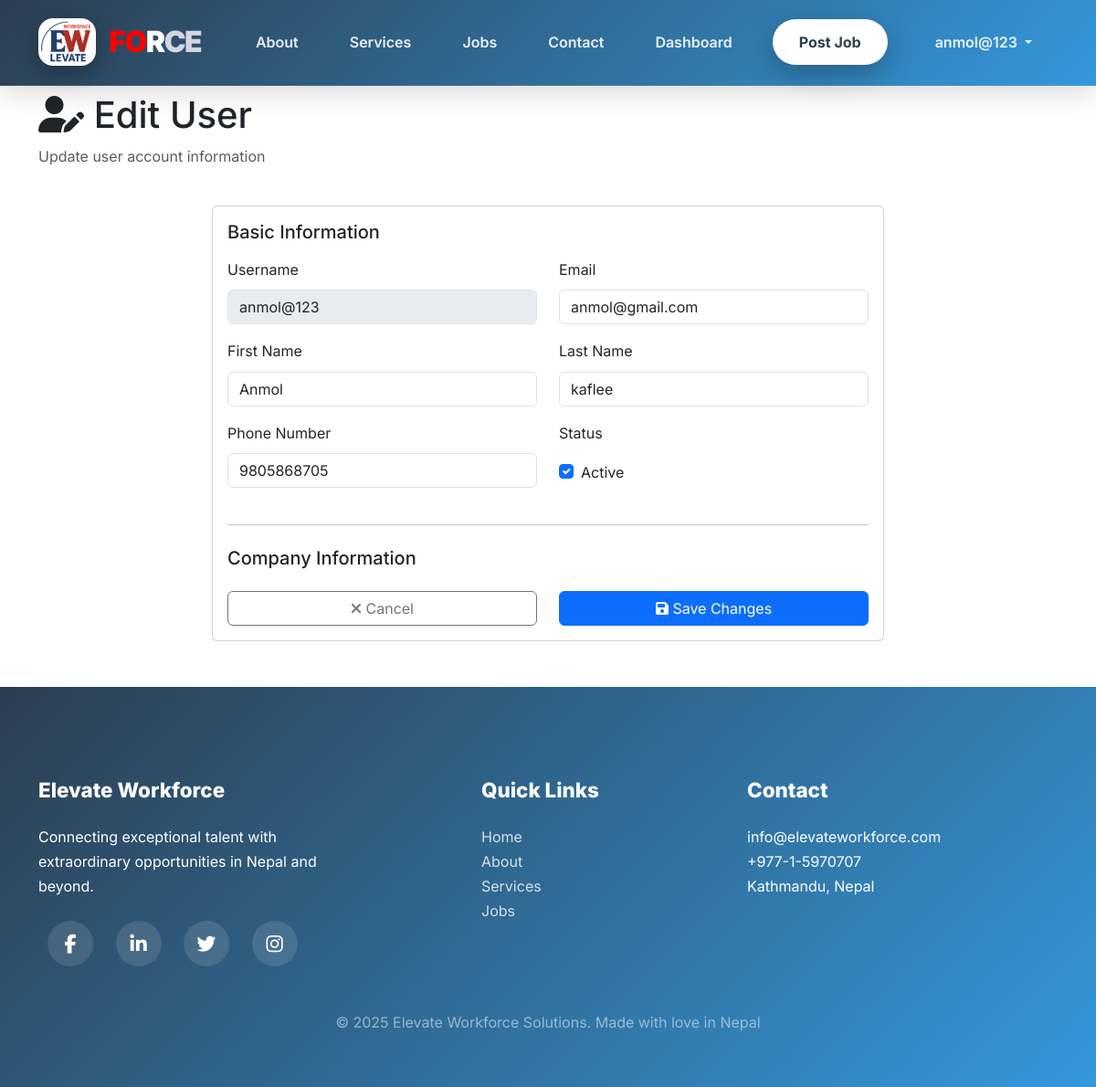
The app's page /accounts/admin/users/4/edit/ (signed in), older data.
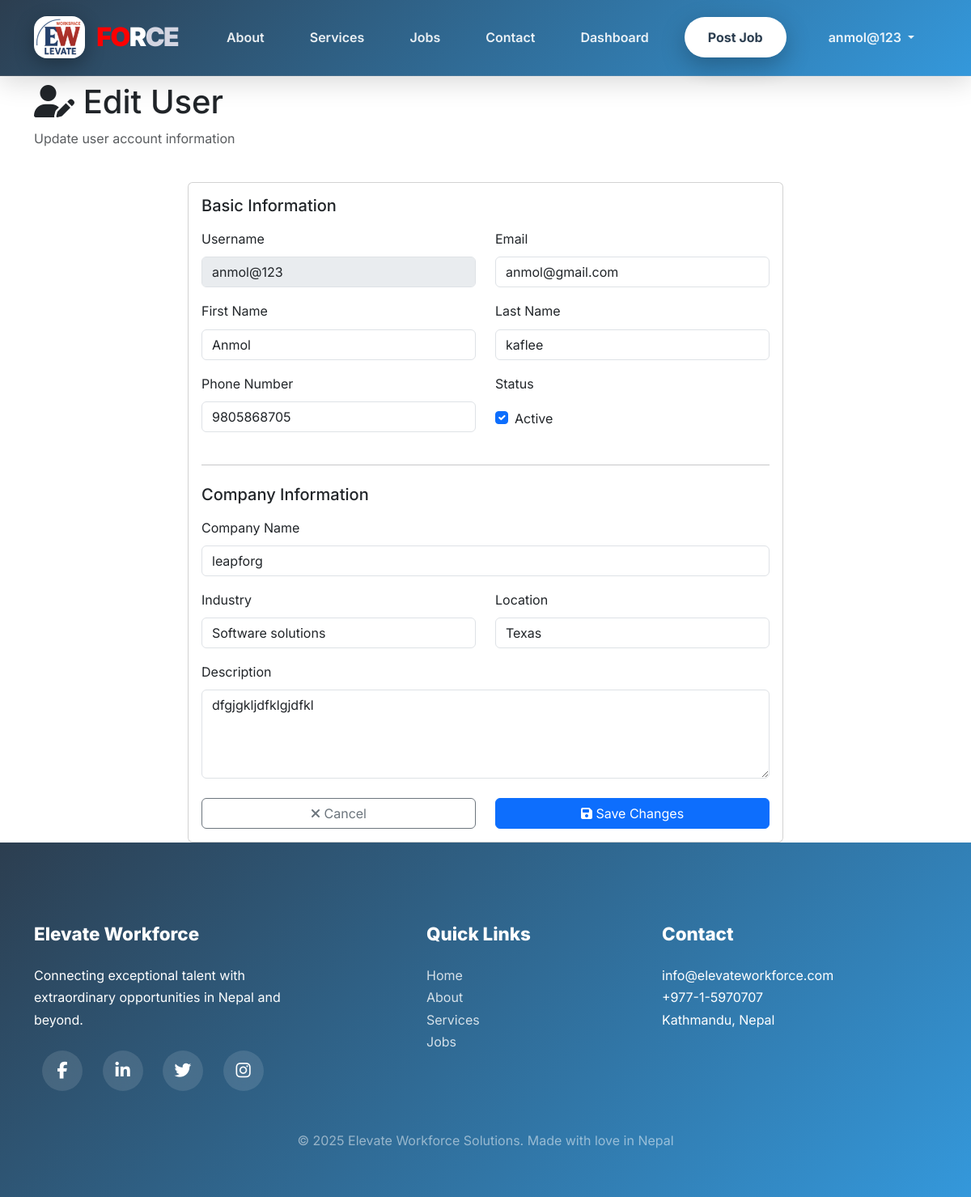
The same page, newer data.
### companies/models.py (models this page shows, shortened)
class Company(models.Model):
    COMPANY_STATUS_CHOICES = (
        ('active', 'Active'),
        ('inactive', 'Inactive'),
        ('suspended', 'Suspended'),
    )
    user = models.OneToOneField(User, on_delete=models.CASCADE, related_name='company_profile')
    company_name = models.CharField(max_length=255, unique=True)
    description = models.TextField()
    website = models.URLField(blank=True, null=True)
    industry = models.CharField(max_length=100)
    location = models.CharField(max_length=255)
    company_size = models.CharField(max_length=50, blank=True, null=True)
    logo = models.ImageField(upload_to='company_logos/', blank=True, null=True)
    status = models.CharField(max_length=20, choices=COMPANY_STATUS_CHOICES, default='active')
    verified = models.BooleanField(default=False)
    created_at = models.DateTimeField(auto_now_add=True)
    updated_at = models.DateTimeField(auto_now=True)
    class Meta:
        db_table = 'companies'
        verbose_name_plural = 'Companies'
        ordering = ['-created_at']

### accounts/admin_views.py (the view, shortened to what this page needs)
# urls.py: path('admin/users/<int:pk>/edit/', admin_views.edit_user, name='edit_user'),
@login_required(login_url='accounts:login')
@user_passes_test(is_admin, login_url='accounts:login')
@require_http_methods(["GET", "POST"])
def edit_user(request, pk):
    user = get_object_or_404(User, pk=pk)
    context = {
        'user': user,
        'job_seeker': None,
        'company': None,
    }
    if user.is_job_seeker():
        try:
            context['job_seeker'] = user.job_seeker_profile
        except JobSeeker.DoesNotExist:
            pass
    else:
        try:
            context['company'] = user.company_profile
        except Company.DoesNotExist:
            pass
    return render(request, 'admin/edit_user.html', context)

### accounts/admin_views.py (called while the page is built)
def is_admin(user):
    return user.is_superuser and user.is_staff

### accounts/models.py (called while the page is built)
    def is_company(self):
        return self.role == 'company'

    def is_job_seeker(self):
        return self.role == 'job_seeker'

### templates/admin/edit_user.html (shortened to what the changed rows need)
{% extends 'base.html' %}
{% block content %}
<div class="container">
    <div class="row mb-4">
        <div class="col-md-12">
            <h1><i class="fas fa-user-edit"></i> Edit User</h1>
        </div>
    </div>
    <div class="row">
        <div class="col-lg-8 mx-auto">
            <div class="card">
                <div class="card-body">
                    <form method="post">
                        {% if user.is_job_seeker %}
                            <hr class="my-4">
                            <h5 class="mb-3">Job Seeker Information</h5>
                            {% if job_seeker %}
                                <div class="mb-3">
                                    <label for="location" class="form-label">Location</label>
                                    <input type="text" id="location" name="location" class="form-control" value="{{ job_seeker.location }}">
                                </div>
                                <div class="mb-3">
                                    <label for="skills" class="form-label">Skills <small class="text-muted">(comma-separated)</small></label>
                                    <input type="text" id="skills" name="skills" class="form-control" value="{{ job_seeker.skills }}">
                                </div>
                            {% endif %}
                        {% elif user.is_company %}
                            {% if company %}
                                <div class="mb-3">
                                    <label for="company_name" class="form-label">Company Name</label>
                                    <input type="text" id="company_name" name="company_name" class="form-control" value="{{ company.company_name }}">
                                </div>
                                <div class="row">
                                    <div class="col-md-6 mb-3">
                                        <label for="industry" class="form-label">Industry</label>
                                        <input type="text" id="industry" name="industry" class="form-control" value="{{ company.industry }}">
                                    </div>
                                    <div class="col-md-6 mb-3">
                                        <label for="location" class="form-label">Location</label>
                                        <input type="text" id="location" name="location" class="form-control" value="{{ company.location }}">
                                    </div>
                                </div>
                                <div class="mb-3">
                                    <label for="description" class="form-label">Description</label>
                                    <textarea id="description" name="description" class="form-control" rows="4">{{ company.description }}</textarea>
                                </div>
                            {% endif %}
                        {% endif %}
                    </form>
                </div>
            </div>
        </div>
    </div>
</div>
{% endblock %}

Row changes from the older to the newer data that the page shows:
added Company: company_name "leapforg", industry "Software solutions", location "Texas", description "dfgjgkljdfklgjdfkl"
Text that changed along with them:
text now shown: "Company Name Industry Location Description"
